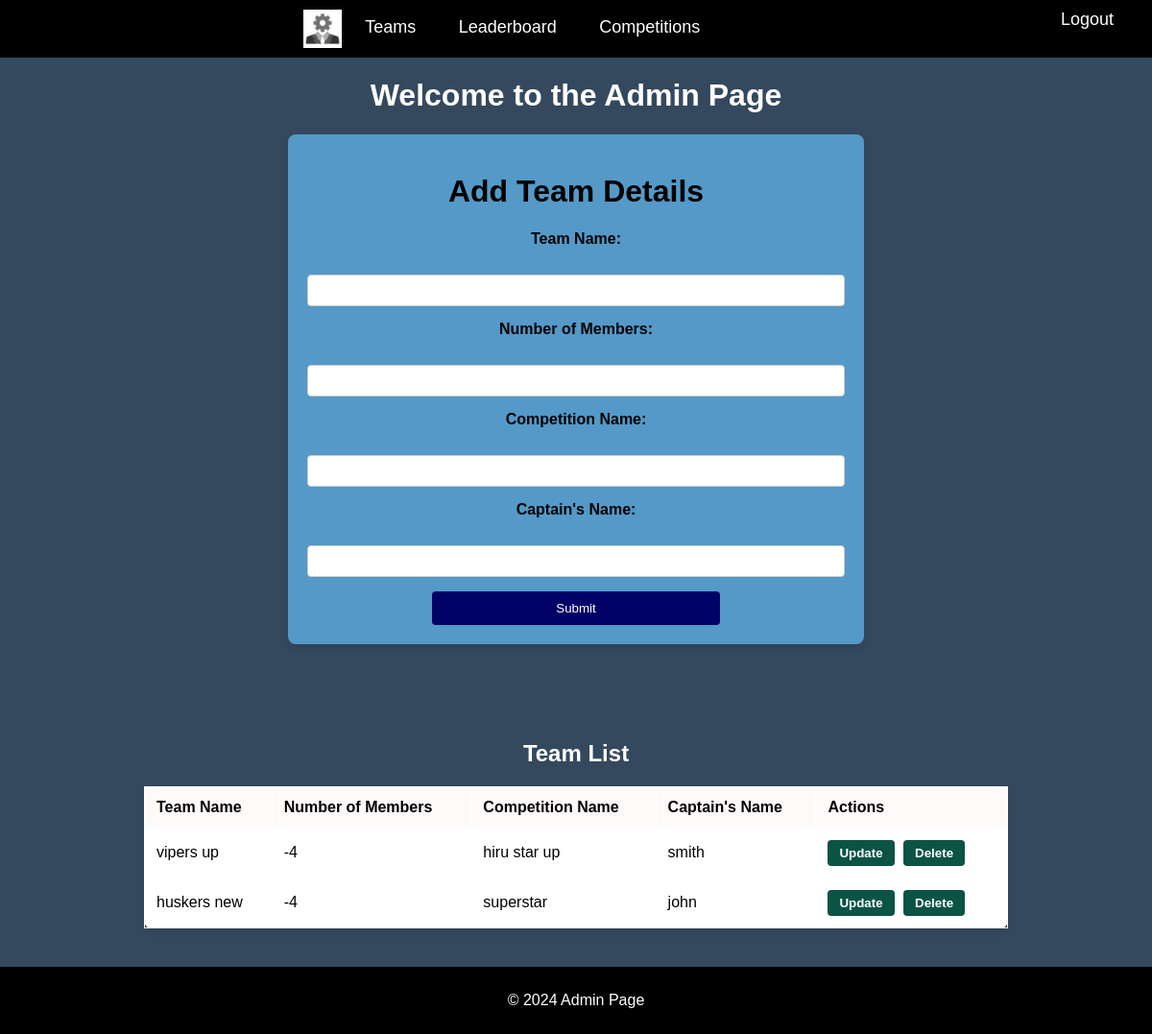
Screenshot of /Admin/admindashboard.php (signed in) with the database file from the repository.
### tables this page shows
CREATE TABLE `teams` (
  `id` int(6) UNSIGNED NOT NULL,
  `team_name` varchar(100) NOT NULL,
  `num_members` int(6) NOT NULL,
  `competition_name` varchar(100) NOT NULL,
  `captains_name` varchar(100) NOT NULL
);

### Admin/admindashboard.php (the view, shortened to what this page needs)
<!DOCTYPE html>
<html lang="en">
<head>
    <link rel="stylesheet" href="style2.css">
</head>
<body>
    <div class="navbar">
        <img src="logo.jpg" alt="Admin Logo">
        <a href="admindashboard.php">Teams</a>
        <a href="../pages/leaderboard.php">Leaderboard</a>
        <a href="competitions.php">Competitions</a>
        <div class="logout-button">
            <?php
            if (isset($_SESSION['loggedin']) && $_SESSION['loggedin'] === true) {
                echo '<a href="?logout">Logout</a>';
            }
            ?>
        </div>
    </div>
    <div class="content">
        <h1>Welcome to the Admin Page</h1>
        <div class="form-container">
            <form action="php/add_teams.php" method="post">
                <center>
                    <h1 style="color: black;">Add Team Details</h1>
                </center>
                <label for="team-name">Team Name:</label><br>
                <input type="text" id="team-name" name="team-name" required><br>
                <label for="num-members">Number of Members:</label><br>
                <input type="number" id="num-members" name="num-members" required><br>
                <label for="competition-name">Competition Name:</label><br>
                <input type="text" id="competition-name" name="competition-name" required><br>
                <label for="captains-name">Captain's Name:</label><br>
                <input type="text" id="captains-name" name="captains-name" required><br>
                <button type="submit">Submit</button>
            </form>
        </div>
        <div class="team-list">
            <h2>Team List</h2>
            <table>
                <tr>
                    <th>Team Name</th>
                    <th>Number of Members</th>
                    <th>Competition Name</th>
                    <th>Captain's Name</th>
                    <th>Actions</th>
                </tr>
                <?php
                include 'php/config.php';
                $sql = "SELECT * FROM teams";
                $result = $conn->query($sql);
                if ($result->num_rows > 0) {
                    while ($row = $result->fetch_assoc()) {
                        echo "<tr>
                                    <td contenteditable='true' class='editable' data-id='{$row['id']}' data-field='team_name'>{$row['team_name']}</td>
                                    <td contenteditable='true' class='editable' data-id='{$row['id']}' data-field='num_members'>{$row['num_members']}</td>
                                    <td contenteditable='true' class='editable' data-id='{$row['id']}' data-field='competition_name'>{$row['competition_name']}</td>
                                    <td contenteditable='true' class='editable' data-id='{$row['id']}' data-field='captains_name'>{$row['captains_name']}</td>
                                    <td>
                                        <button onclick='updateTeam({$row['id']})'>Update</button>
                                        <button onclick='deleteTeam({$row['id']})'>Delete</button>
                                    </td>
                                    </tr>";
                    }
                } else {
                    echo "<tr><td colspan='5'>No teams found</td></tr>";
                }
                ?>
            </table>
        </div>
    </div>
    <footer>
        <p>&copy; 2024 Admin Page</p>
    </footer>
</body>
</html>

### Admin/style2.css (style rules this page uses)
body { font-family: Arial, sans-serif; margin: 0; padding: 0; background-color: #34495E; }
.navbar { position: fixed; top: 0; left: 0; width: 100%; background-color: #000000; padding: 10px 0; text-align: center; }
.navbar a { color: #fff; text-decoration: none; margin: 0 20px; font-size: 18px; }
.navbar img { height: 40px; vertical-align: middle; }
.content { padding-top: 60px; text-align: center; color: #fff; }
.form-container { width: 50%; margin: 0 auto; margin-bottom: 100px; }
form { background-color: #5499C7; padding: 20px; border-radius: 8px; box-shadow: 0 4px 8px rgba(0, 0, 0, 0.1); }
form label { display: block; margin-bottom: 10px; font-weight: bold; color:black; }
form input { width: 100%; padding: 8px; margin-bottom: 15px; border: 1px solid #ccc; border-radius: 4px; box-sizing: border-box; }
button[type="submit"] { padding: 10px 20px; background-color:#000066; color: #fff; border: none; border-radius: 4px; cursor: pointer; width: 300px; }
.team-list { margin-top: 20px; margin-bottom: 40px; }
.team-list table { width: 75%; margin: 0 auto; border-collapse: collapse; background-color: #fff; border-radius: 8px; box-shadow: 0 4px 8px rgba(0, 0, 0, 0.1); }
.team-list th, .team-list td { border: 1px solid #ffffff; padding: 12px; text-align: left; color: #000000; }
.team-list th { background-color: #fffafa; color: #000000; }
.team-list button { padding: 6px 12px; background-color:#0B5345; color: #fff; border: none; border-radius: 4px; cursor: pointer; margin-right: 5px; font-weight: bold; }
.logout-button { float: right; }
.logout-button a { color: white; text-decoration: none; padding: 14px 20px; }
footer { bottom: 0; left: 0; width: 100%; background-color: #000000; padding: 10px 0; text-align: center; color: #fff; }

### rows the page displays
teams: team_name "vipers up", num_members "-4", competition_name "hiru star up", captains_name "smith"
teams: team_name "huskers new", num_members "-4", competition_name "superstar", captains_name "john"
